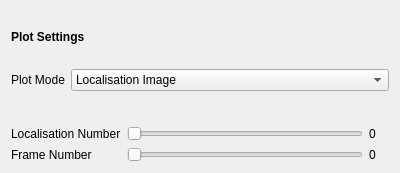
<?xml version="1.0" encoding="UTF-8"?>
<ui version="4.0">
 <class>PlotUI</class>
 <widget class="QWidget" name="PlotUI">
  <property name="geometry">
   <rect>
    <x>0</x>
    <y>0</y>
    <width>400</width>
    <height>173</height>
   </rect>
  </property>
  <property name="windowTitle">
   <string>Form</string>
  </property>
  <layout class="QVBoxLayout" name="verticalLayout">
   <item>
    <widget class="QLabel" name="label">
     <property name="font">
      <font>
       <weight>75</weight>
       <bold>true</bold>
      </font>
     </property>
     <property name="text">
      <string>Plot Settings</string>
     </property>
    </widget>
   </item>
   <item>
    <layout class="QFormLayout" name="formLayout">
     <item row="0" column="0">
      <widget class="QLabel" name="label_2">
       <property name="text">
        <string>Plot Mode</string>
       </property>
      </widget>
     </item>
     <item row="0" column="1">
      <widget class="QComboBox" name="plot_mode">
       <item>
        <property name="text">
         <string>Localisation Image</string>
        </property>
       </item>
       <item>
        <property name="text">
         <string>Graph Image(s)</string>
        </property>
       </item>
       <item>
        <property name="text">
         <string>All Images</string>
        </property>
       </item>
      </widget>
     </item>
    </layout>
   </item>
   <item>
    <layout class="QGridLayout" name="gridLayout">
     <item row="0" column="0">
      <widget class="QLabel" name="label_3">
       <property name="text">
        <string>Localisation Number</string>
       </property>
      </widget>
     </item>
     <item row="0" column="2">
      <widget class="QLabel" name="label_4">
       <property name="sizePolicy">
        <sizepolicy hsizetype="Minimum" vsizetype="Preferred">
         <horstretch>0</horstretch>
         <verstretch>0</verstretch>
        </sizepolicy>
       </property>
       <property name="minimumSize">
        <size>
         <width>20</width>
         <height>0</height>
        </size>
       </property>
       <property name="text">
        <string>0</string>
       </property>
      </widget>
     </item>
     <item row="0" column="1">
      <widget class="QSlider" name="plot_localisation_number">
       <property name="orientation">
        <enum>Qt::Horizontal</enum>
       </property>
      </widget>
     </item>
     <item row="1" column="0">
      <widget class="QLabel" name="label_5">
       <property name="text">
        <string>Frame Number</string>
       </property>
      </widget>
     </item>
     <item row="1" column="1">
      <widget class="QSlider" name="plot_frame_number">
       <property name="orientation">
        <enum>Qt::Horizontal</enum>
       </property>
      </widget>
     </item>
     <item row="1" column="2">
      <widget class="QLabel" name="label_6">
       <property name="sizePolicy">
        <sizepolicy hsizetype="Minimum" vsizetype="Preferred">
         <horstretch>0</horstretch>
         <verstretch>0</verstretch>
        </sizepolicy>
       </property>
       <property name="minimumSize">
        <size>
         <width>20</width>
         <height>0</height>
        </size>
       </property>
       <property name="text">
        <string>0</string>
       </property>
      </widget>
     </item>
    </layout>
   </item>
  </layout>
 </widget>
 <resources/>
 <connections/>
</ui>
